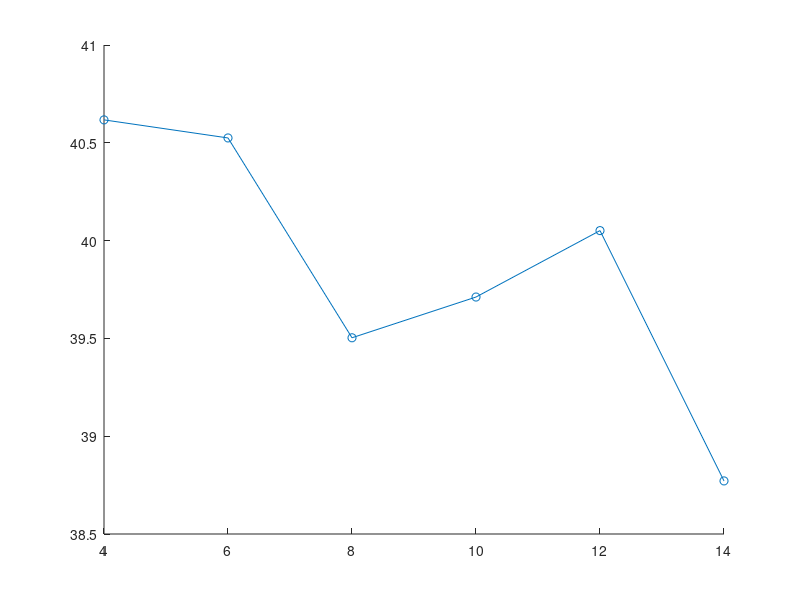

Source code (MATLAB): (Note: this script raises an error after producing the figure.)
clear all; close all; clc;

X=[4,6,8,10,12,14];

Y_split=[40.6172, 40.5248, 39.5032, 39.7115, 40.0511, 38.7714];
Y_no_split=[114.6550, 130.1530,];


figure(1);

title('Objective funtions with different seeds');

plot(X,Y_split,'-o',X,Y_no_split,'-o')

grid minor

xlabel('Random Seeds');
ylabel('f_{max}');
legend('Split','No Split')
